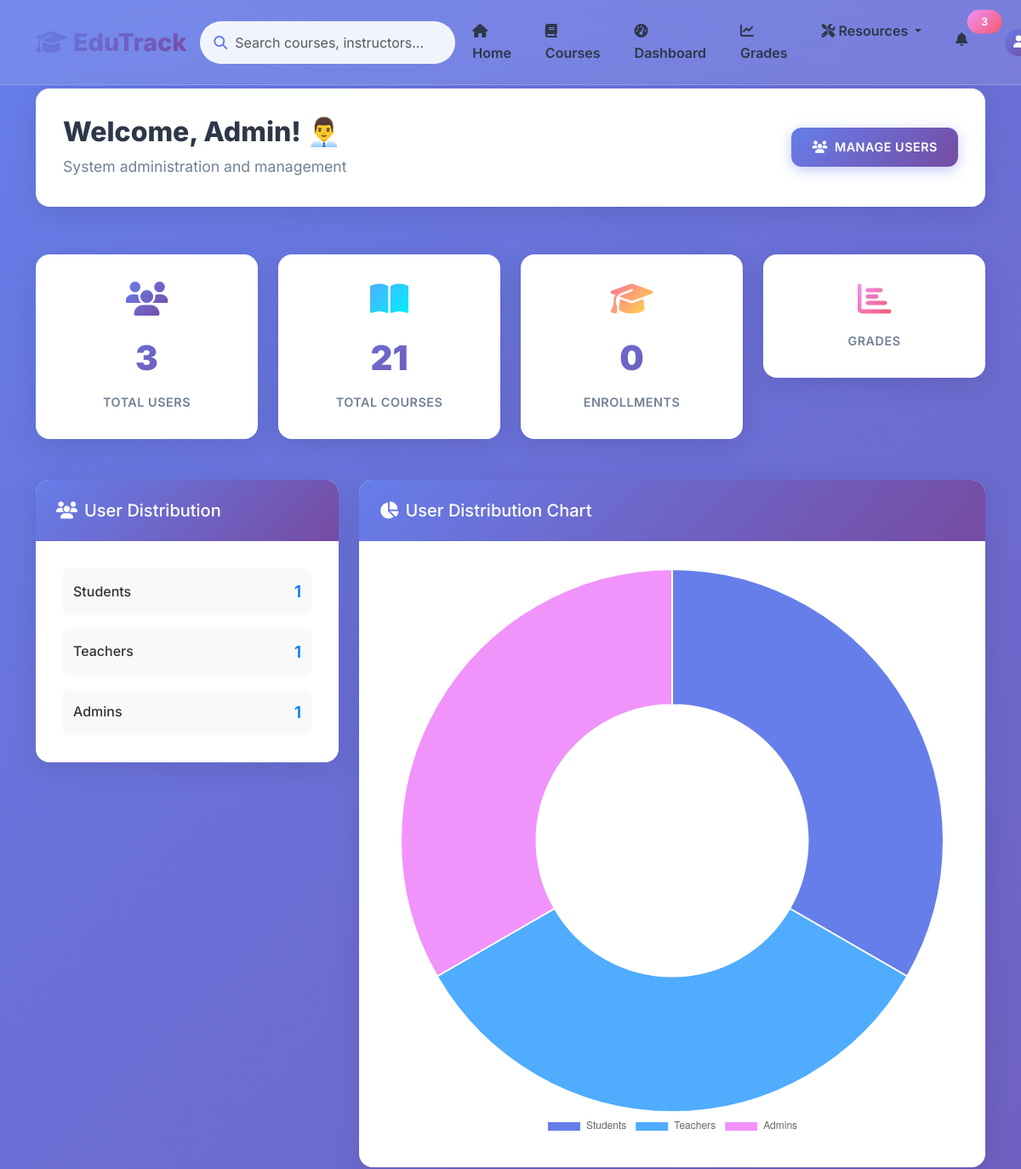
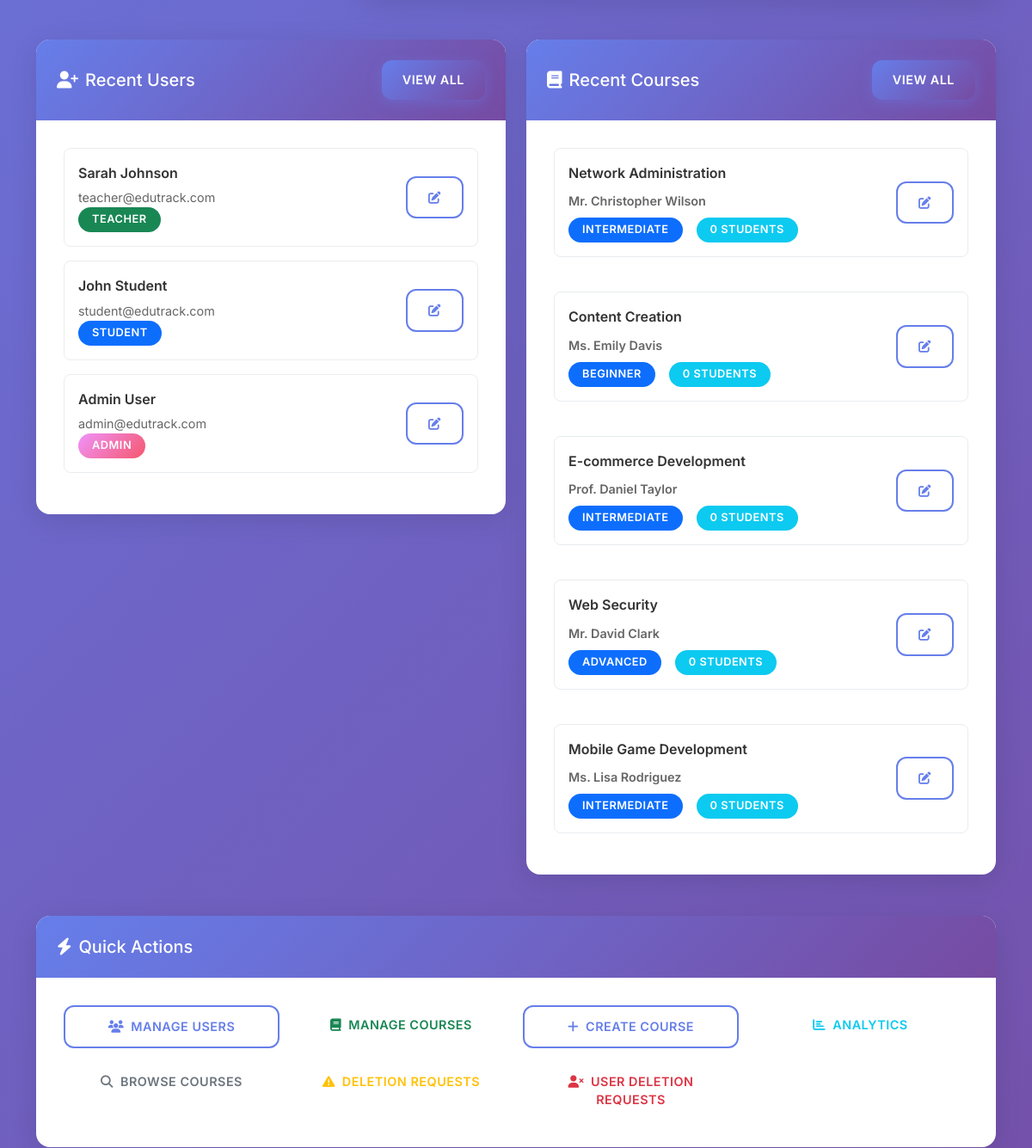
The app's page /admin/dashboard (signed in, upper part), older data (2 pictures, top to bottom).
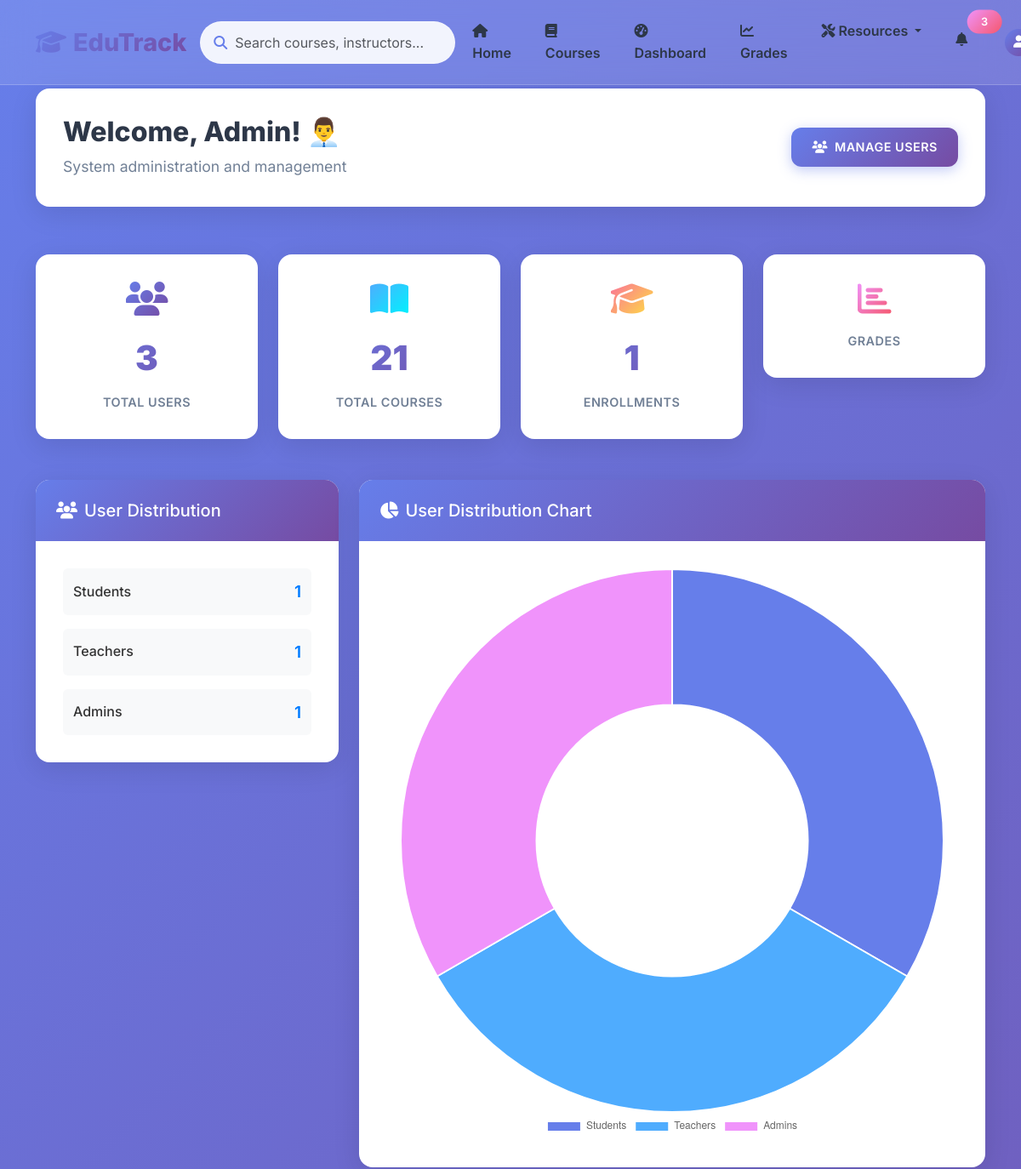
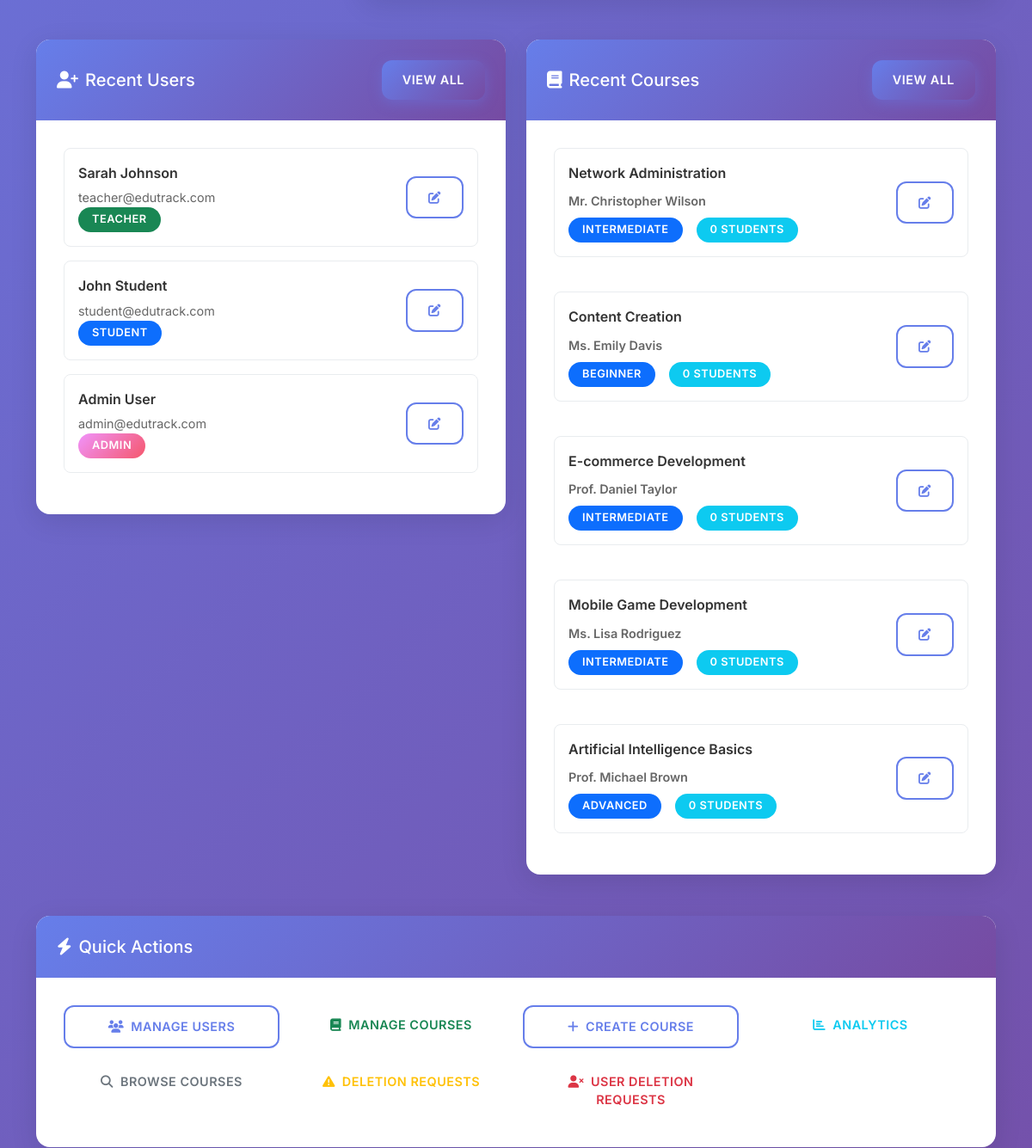
The same page, newer data (2 pictures, top to bottom).
### models.py (models this page shows, shortened)
class User(db.Model):
    __tablename__ = 'user'
    id = db.Column(db.Integer, primary_key=True)
    username = db.Column(db.String(64), unique=True, nullable=False)
    email = db.Column(db.String(120), unique=True, nullable=False)
    first_name = db.Column(db.String(50), nullable=False)
    last_name = db.Column(db.String(50), nullable=False)
    password_hash = db.Column(db.String(256), nullable=False)
    role = db.Column(db.String(20), default='student')  # student, teacher, admin
    created_at = db.Column(db.DateTime, default=datetime.utcnow)
    enrollments = db.relationship('Enrollment', backref='student', lazy=True)
    grades = db.relationship('Grade', backref='student', lazy=True)
    submissions = db.relationship('AssignmentSubmission',
                                foreign_keys='AssignmentSubmission.user_id',
                                backref='student', lazy=True)
    graded_submissions = db.relationship('AssignmentSubmission',
                                       foreign_keys='AssignmentSubmission.graded_by',
                                       backref='grader', lazy=True)
    study_progress = db.relationship('StudyProgress', backref='student', lazy=True)

class Course(db.Model):
    __tablename__ = 'course'
    id = db.Column(db.Integer, primary_key=True)
    title = db.Column(db.String(200), nullable=False)
    description = db.Column(db.Text, nullable=False)
    instructor = db.Column(db.String(100), nullable=False)
    instructor_id = db.Column(db.Integer, db.ForeignKey('user.id'))  # Link to teacher
    duration_weeks = db.Column(db.Integer, nullable=False)
    difficulty = db.Column(db.String(20), nullable=False)  # Beginner, Intermediate, Advanced
    max_students = db.Column(db.Integer, default=30)
    created_at = db.Column(db.DateTime, default=datetime.utcnow)
    enrollments = db.relationship('Enrollment', backref='course', lazy=True)
    grades = db.relationship('Grade', backref='course', lazy=True)
    materials = db.relationship('CourseMaterial', backref='course', lazy=True)
    announcements = db.relationship('Announcement', backref='course', lazy=True)
    assignments = db.relationship('Assignment', backref='course', lazy=True)
    quizzes = db.relationship('Quiz', backref='course', lazy=True, cascade='all, delete-orphan')

### admin_routes.py (the view)
def admin_dashboard():
    if 'user_id' not in session:
        flash('Please log in to access admin dashboard', 'warning')
        return redirect(url_for('login'))
    user = User.query.get(session['user_id'])
    if not user or user.role != 'admin':
        flash('Access denied. Admin privileges required.', 'danger')
        return redirect(url_for('dashboard'))
    total_users = User.query.count()
    total_courses = Course.query.count()
    total_enrollments = Enrollment.query.count()
    students = User.query.filter_by(role='student').count()
    teachers = User.query.filter_by(role='teacher').count()
    admins = User.query.filter_by(role='admin').count()
    pending_deletion_requests = CourseDeletionRequest.query.filter_by(status='pending').count()
    pending_user_deletion_requests = UserDeletionRequest.query.filter_by(status='pending').count()
    recent_courses = Course.query.order_by(Course.created_at.desc()).limit(5).all()
    recent_users = User.query.order_by(User.created_at.desc()).limit(5).all()
    return render_template('admin/dashboard.html',
                         user=user,
                         total_users=total_users,
                         total_courses=total_courses,
                         total_enrollments=total_enrollments,
                         students=students,
                         teachers=teachers,
                         admins=admins,
                         pending_deletion_requests=pending_deletion_requests,
                         pending_user_deletion_requests=pending_user_deletion_requests,
                         recent_courses=recent_courses,
                         recent_users=recent_users)

### templates/admin/dashboard.html (shortened to what the changed rows need)
{% extends "base.html" %}
{% block content %}
<div class="container py-4">
    <div class="row mb-4">
        <div class="col-12">
            <div class="welcome-card">
                <div class="row align-items-center">
                    <div class="col-md-8">
                        <h1 class="welcome-title">Welcome, {{ user.first_name }}! 👨‍💼</h1>
                        <p class="welcome-subtitle">System administration and management</p>
                    </div>
                </div>
            </div>
        </div>
    </div>
    <div class="row g-4 mb-5">
        <div class="col-lg-3 col-md-6">
            <div class="stats-card">
                <div class="stats-icon">
                    <i class="fas fa-graduation-cap" style="background: var(--warning-gradient); -webkit-background-clip: text; -webkit-text-fill-color: transparent;"></i>
                </div>
                <div class="stats-number">{{ total_enrollments }}</div>
                <div class="stats-label">Enrollments</div>
            </div>
        </div>
    </div>
    <div class="row g-4">
        <div class="col-lg-6">
            <div class="card">
                <div class="card-body">
                    {% if recent_users %}
                    <div class="user-list">
                        {% for user in recent_users %}
                        <div class="user-item">
                            <div class="user-info">
                                <div class="user-name">{{ user.first_name }} {{ user.last_name }}</div>
                                <div class="user-email">{{ user.email }}</div>
                                <span class="badge bg-{{ 'primary' if user.role == 'student' else 'success' if user.role == 'teacher' else 'danger' }}">
                                    {{ user.role|title }}
                                </span>
                            </div>
                            <div class="user-actions">
                                <a href="{{ url_for('edit_user', user_id=user.id) }}" class="btn btn-sm btn-outline-primary">
                                    <i class="fas fa-edit"></i>
                                </a>
                            </div>
                        </div>
                        {% endfor %}
                    </div>
                    {% else %}
                    <p class="text-muted text-center">No users found</p>
                    {% endif %}
                </div>
            </div>
        </div>
        <div class="col-lg-6">
            <div class="card">
                <div class="card-body">
                    {% if recent_courses %}
                    <div class="course-list">
                        {% for course in recent_courses %}
                        <div class="course-item">
                            <div class="course-info">
                                <div class="course-name">{{ course.title }}</div>
                                <div class="course-instructor">{{ course.instructor }}</div>
                                <div class="course-stats">
                                    <span class="badge bg-primary me-2">{{ course.difficulty }}</span>
                                    <span class="badge bg-info">{{ course.enrollments|length }} students</span>
                                </div>
                            </div>
                            <div class="course-actions">
                                <a href="{{ url_for('edit_course', course_id=course.id) }}" class="btn btn-sm btn-outline-primary">
                                    <i class="fas fa-edit"></i>
                                </a>
                            </div>
                        </div>
                        {% endfor %}
                    </div>
                    {% else %}
                    <p class="text-muted text-center">No courses found</p>
                    {% endif %}
                </div>
            </div>
        </div>
    </div>
</div>
<script>
document.addEventListener('DOMContentLoaded', function() {
    // User Distribution Chart
    const userCtx = document.getElementById('userChart').getContext('2d');
    new Chart(userCtx, {
        type: 'doughnut',
        data: {
            labels: ['Students', 'Teachers', 'Admins'],
            datasets: [{
                data: [{{ students }}, {{ teachers }}, {{ admins }}],
                backgroundColor: [
                    '#667eea',
                    '#4facfe',
                    '#f093fb'
                ]
            }]
        },
        options: {
            responsive: true,
            plugins: {
                legend: {
                    position: 'bottom'
                }
            }
        }
    });
});
</script>
{% endblock %}

Row changes from the older to the newer data that the page shows:
no longer on this page (row edited): Course: title "Web Security", instructor "Mr. David Clark", difficulty "ADVANCED", enrollments|length "0"
now on this page (row edited): Course: title "Artificial Intelligence Basics", instructor "Prof. Michael Brown", difficulty "ADVANCED", enrollments|length "0"
Text that changed along with them:
{{ total_enrollments }}: "0" → "1"
